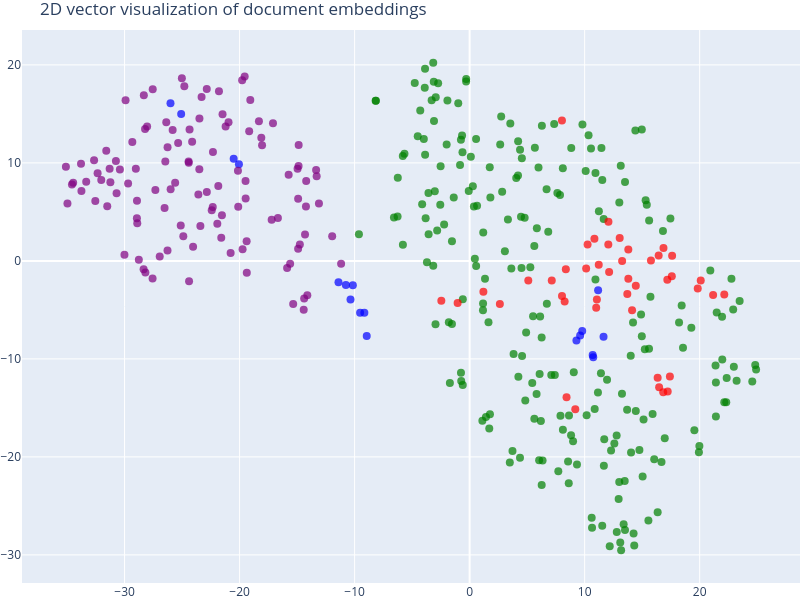

The notebook cell saved with this chart:
### Code cell
tsne = TSNE(n_components=2, random_state=42)
reduced_vectors = tsne.fit_transform(vectors)
fig = go.Figure(
    data=[
        go.Scatter(
            x = reduced_vectors[:, 0],
            y = reduced_vectors[:, 1],
            mode = 'markers',
            marker=dict(size=8, color=colors, opacity=0.7),
            text=[f"Type: {t}<br>Text: {d[:100]}..." for t, d in zip(doc_types, documents)],
            hoverinfo='text'
        )
    ]
)
fig.update_layout(
    title="2D vector visualization of document embeddings",
    scene = dict(xaxis_title='x', yaxis_title='y'),
    width=800,
    height=600,
    margin=dict(l=0, r=0, b=0, t=30)
)
fig.show()

### Figure 1 — Plotly figure (JSON) as saved in the notebook; plotly's stock layout.template omitted (floating-point values rounded to 4 significant figures; data arrays with more than 128 entries replaced by an {"elided": "..."} marker saying what was removed)
{"data": [{"hoverinfo": "text", "marker": {"color": {"elided": "393 str values"}, "opacity": 0.7, "size": 8}, "mode": "markers", "text": {"elided": "393 str values"}, "type": "scatter", "x": {"elided": "393 float values"}, "y": {"elided": "393 float values"}}], "layout": {"height": 600, "margin": {"b": 0, "l": 0, "r": 0, "t": 30}, "scene": {"xaxis": {"title": {"text": "x"}}, "yaxis": {"title": {"text": "y"}}}, "title": {"text": "2D vector visualization of document embeddings"}, "width": 800}}
